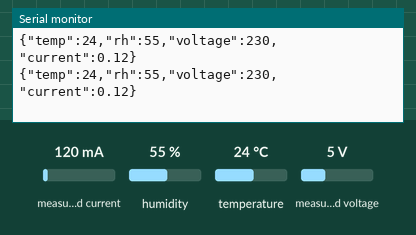
This sketch was run on a simulated Arduino Uno, built with avr-gcc and run on an emulated ATmega328P. Parts: the last lines printed to the serial monitor. The inputs (shaded band) are chosen by the test bench; at power-on: measured current 120 mA, humidity 55 %, temperature 24 °C, measured voltage 5 V.

Above: at 1.8 s.
1.9 s: measured current set to 40 mA
At 2.9 s:
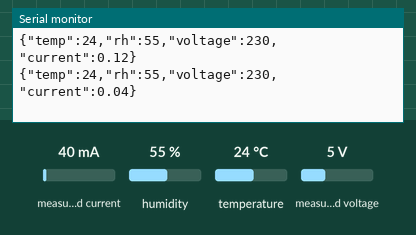
3.4 s: humidity set to 22 %
At 4.6 s:
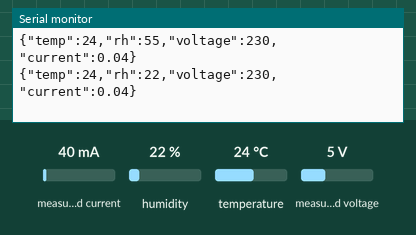
4.9 s: temperature set to 12 °C
At 6.0 s:
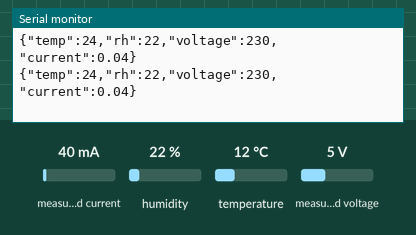
6.4 s: measured voltage set to 0.3 V
At 7.7 s:
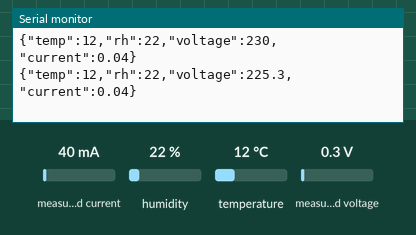
7.9 s: measured current set to 500 mA
At 9.1 s:
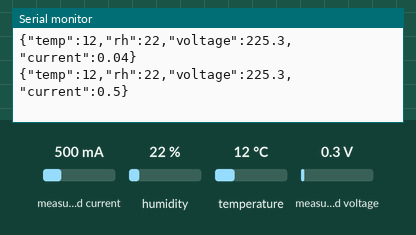
9.4 s: humidity set to 40 %
At 9.4 s:
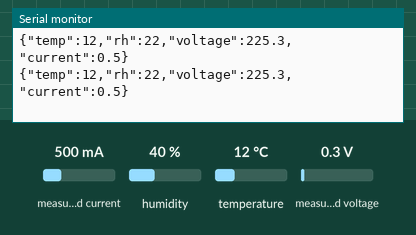
Timing chart, 0 to 11.9 s (numbered marks = the images above; inputs shaded):
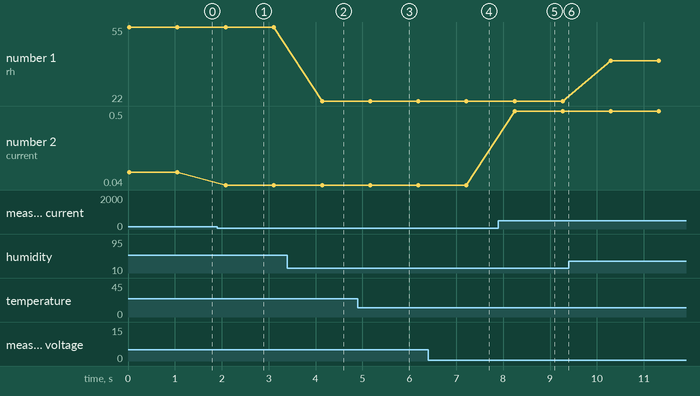

Measured:
- after the input at 1.9 s, the serial monitor: prints a new line after 0.18 s (image 1)
- after the input at 3.4 s, the serial monitor: prints a new line after 0.74 s (image 2)
- after the input at 6.4 s, the serial monitor: prints a new line after 0.82 s (image 4)
- after the input at 7.9 s, the serial monitor: prints a new line after 0.35 s (image 5)
- plotted number 1: 55 → 22 after the input at 3.4 s, 22 → 40 after the input at 9.4 s
- plotted number 2: 0.12 → 0.04 after the input at 1.9 s, 0.04 → 0.5 after the input at 7.9 s

The sketch:

UNO_DHT22_PZEM-004T.ino
```cpp
#include <PZEM004Tv30.h>
#include "DHT.h"
#include <ArduinoJson.h>

#define dht22_pin 4     // Digital pin connected to the DHT sensor
#define DHT22TYPE DHT22   // DHT 22  (AM2302), AM2321


PZEM004Tv30 pzem(2, 3);

DHT dht(dht22_pin, DHT22TYPE);

DynamicJsonDocument doc(1024);

float temperature = 0; float humidity = 0;

float voltage = 0; float current = 0;


void setup() {
  Serial.begin(115200);
  dht.begin();
}

void loop() {

  pzem_read();
  dht22_read();

  doc["temp"] = temperature;
  doc["rh"]   = humidity;
  doc["voltage"] = voltage;
  doc["current"] = current;

  serializeJson(doc, Serial);
  Serial.println();

  delay(1000);
}

void pzem_read()
{
  float voltage_in = pzem.voltage();
  if(voltage != NAN){
    voltage = voltage_in;
  } else {
    voltage = 0;
  }

  float current_in = pzem.current();
  if(current != NAN){
    current = current_in;
  } else {
    current = 0;
  }
}

void dht22_read()
{
  float h = dht.readHumidity();
  float t = dht.readTemperature();

  // Check if any reads failed and exit early (to try again).
  if (!isnan(h) || !isnan(t)) {

    temperature = t; humidity  = h;
  }else{

    temperature = 0; humidity  = 0;
  }


}
```
